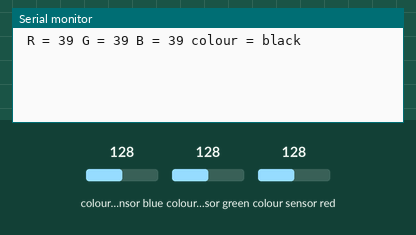
The sketch below on a simulated Arduino Uno, built with avr-gcc and run on an emulated ATmega328P. Parts: the last lines printed to the serial monitor. Wiring (inferred from the names in the program): TCS3200 colour sensor: output pin 10; S2 pin 8; S3 pin 9. Inputs (shaded band) come from the test bench; at power-on: colour sensor red 128, colour sensor blue 128, colour sensor green 128.

Above: at 1.2 s.
1.3 s: colour sensor red set to 191
At 3.4 s:
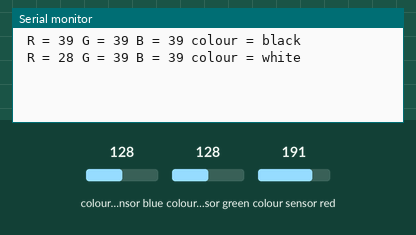
4.3 s: colour sensor blue set to 5
At 4.8 s:
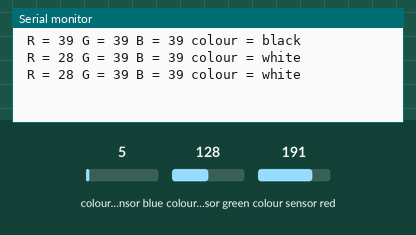
5.8 s: colour sensor green set to 5
At 6.5 s:
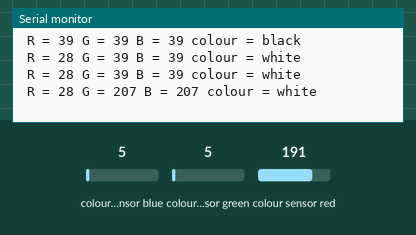

The sketch:

colourScanner.ino
```cpp
//The robot will live in a world where there is only white black and red.
//The numbers are the D* numbers on the board itself. S0 is D5, etc.
//The ratios here were set with 5V going to the TCS230
//THESE UNITS ARE UNRELIABLE AT 3.3V. USE 5V
//THIS TEST IS FOR A SINGLE SENSOR ONLY
//Note - not using S0 or S1 pins, because, need to use pins for servos also... not enough pins

/*
//LEFT
#define S2 5
#define S3 6
#define sensorOut 7

//MIDDLE
#define S2 8
#define S3 9
#define sensorOut 10
*/

//RIGHT
#define S2 8
#define S3 9
#define sensorOut 10

int redFrequency = 0;
int greenFrequency = 0;
int blueFrequency = 0;

//Seems that Red and black have good contrast, anything not red or black can be white (AKA other)
String determineColour(int redFrequency, int greenFrequency, int blueFrequency)
{
  if (redFrequency <= 20 && (greenFrequency >= 20 || blueFrequency >= 20))
  {
    return "red";
  }
  else if (redFrequency >= 30 && (greenFrequency >= 30 || blueFrequency >= 30))
  {
    return "black";
  }
  return "white";
}

void setup() {
  pinMode(S2, OUTPUT);
  pinMode(S3, OUTPUT);

  pinMode(sensorOut, INPUT);

  Serial.begin(9600);
}

void loop() {
  digitalWrite(S2,LOW);
  digitalWrite(S3,LOW);
  redFrequency = pulseIn(sensorOut, LOW);

  digitalWrite(S2,HIGH);
  digitalWrite(S3,HIGH);
  greenFrequency = pulseIn(sensorOut, LOW);

  digitalWrite(S2,LOW);
  digitalWrite(S3,HIGH);
  blueFrequency = pulseIn(sensorOut, LOW);

  String colour = determineColour(redFrequency, greenFrequency, blueFrequency);

  Serial.print(" R = ");
  Serial.print(redFrequency);
  Serial.print(" G = ");
  Serial.print(greenFrequency);
  Serial.print(" B = ");
  Serial.print(blueFrequency);
  Serial.print(" colour = ");
  Serial.println(colour);

  delay(2000);
}
```

Measured:
- after the input at 1.3 s, the serial monitor: prints a new line after 0.70 s (image 1)
- after the input at 5.8 s, the serial monitor: prints a new line after 0.20 s (image 3)
